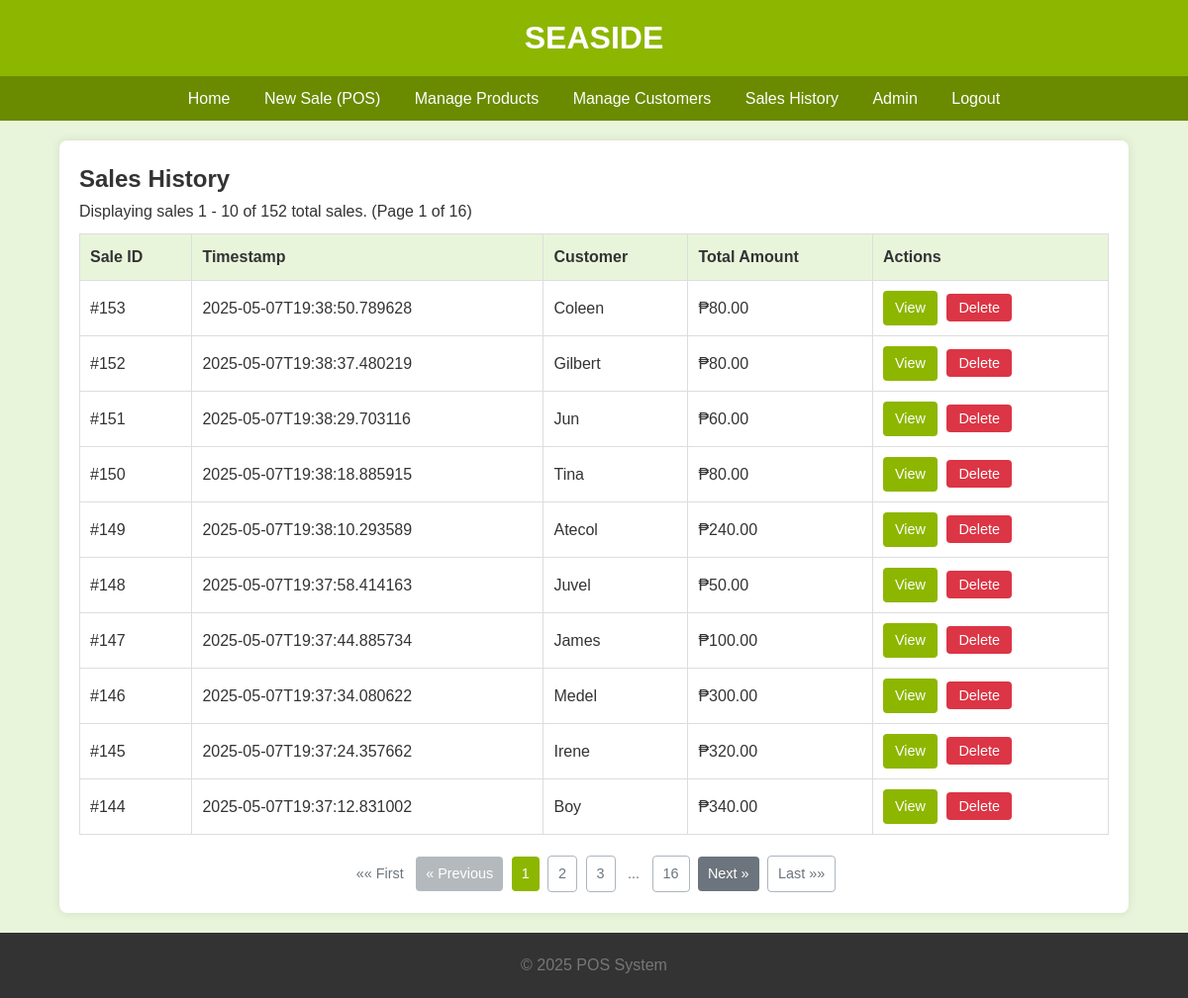
/sales (signed in), run on an earlier commit of the app's database.
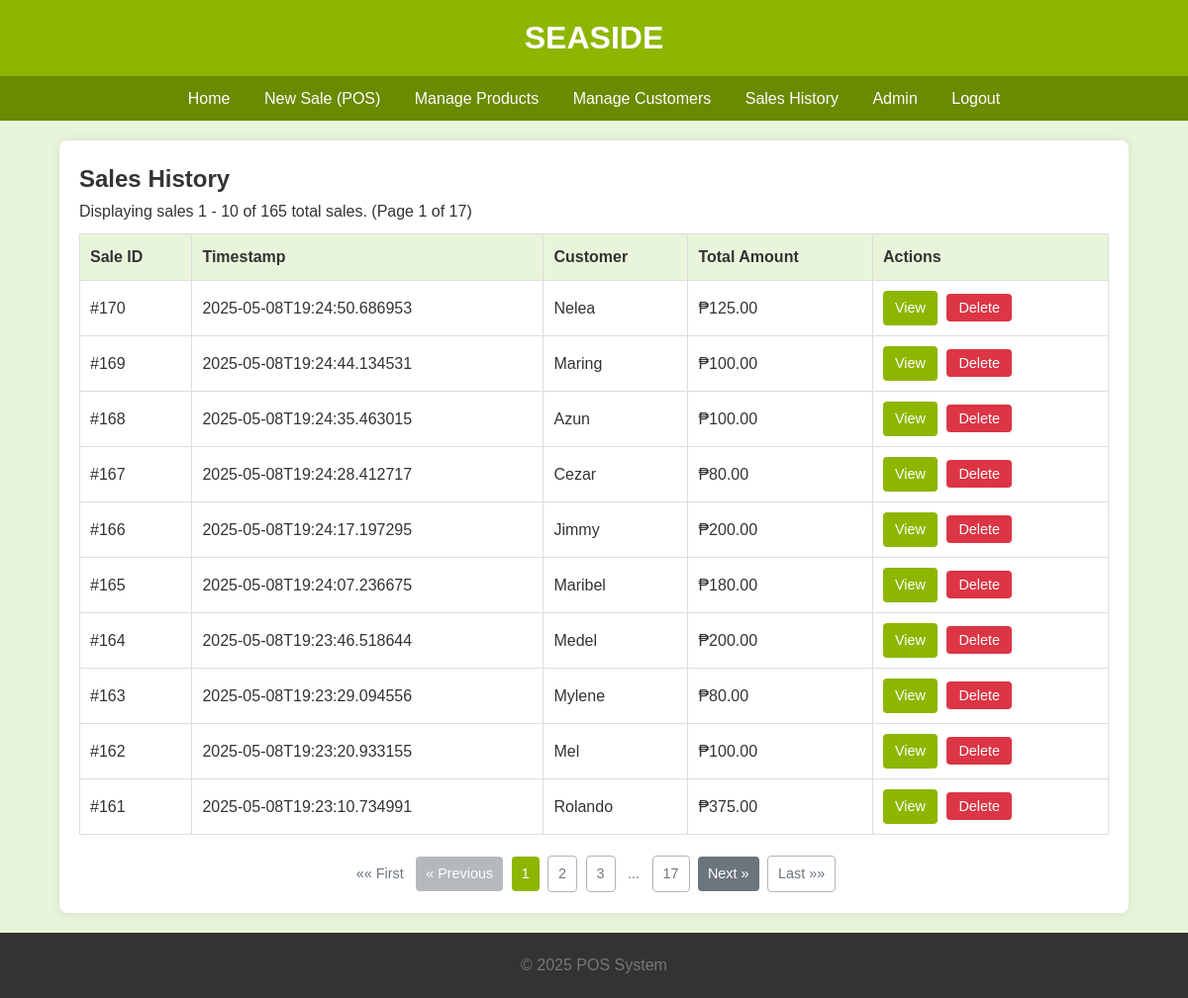
And on a later commit of the database.
### tables this page shows
CREATE TABLE Sales (
                SaleID INTEGER PRIMARY KEY AUTOINCREMENT,
                SaleTimestamp TEXT NOT NULL,
                TotalAmount REAL NOT NULL CHECK (TotalAmount >= 0),
                CustomerName TEXT DEFAULT 'N/A'
            );

### app.py (the view)
@app.route('/sales')
@app.route('/sales/page/<int:page_num>')
@login_required
def list_sales(page_num=1):
    total_sales = db.count_total_sales_db()
    sales_on_page = db.get_sales_paginated_db(page=page_num, per_page=ITEMS_PER_PAGE)
    if not sales_on_page and page_num > 1 and total_sales > 0:
        flash(f"No sales found on page {page_num}. Showing last available page.", "info")
        last_page = math.ceil(total_sales / ITEMS_PER_PAGE)
        return redirect(url_for('list_sales', page_num=last_page if last_page > 0 else 1))
    total_pages = math.ceil(total_sales / ITEMS_PER_PAGE) if total_sales > 0 else 0
    return render_template('sales/list.html',
                           sales=sales_on_page, title="Sales History",
                           current_page=page_num, total_pages=total_pages,
                           total_items=total_sales, per_page=ITEMS_PER_PAGE)

### app.py (called while the page is built)
@app.context_processor
def utility_processor():
    return {'now': datetime.datetime.now,
            'min': min,
            'max': max,
            'logged_in': session.get('logged_in', False)}  # Make login status available

def login_required(f):
    @wraps(f)
    def decorated_function(*args, **kwargs):
        if not session.get('logged_in'):
            flash("Please log in to access this page.", "warning")
            return redirect(url_for('login', next=request.url))  # Redirect to login, remember where user was going
        return f(*args, **kwargs)
    return decorated_function

### db_operations.py (called while the page is built)
def get_db_connection():
    conn = None
    try:
        conn = sqlite3.connect(DATABASE_URL)
        conn.row_factory = sqlite3.Row
        conn.execute("PRAGMA foreign_keys = ON;")
    except sqlite3.Error as e:
        logging.error(f"Database connection error: {e}", exc_info=True)
        raise  # Re-raise the exception if connection fails
    return conn

### templates/sales/list.html (shortened to what this page needs)
{% extends "base.html" %}
{% block content %}
<h2>Sales History</h2>
{% if sales %}
    <p style="margin-bottom: 10px;">
        Displaying sales {{ (current_page - 1) * per_page + 1 }} - {{ min(current_page * per_page, total_items) }} of {{ total_items }} total sales.
        (Page {{ current_page }} of {{ total_pages if total_pages > 0 else 1 }})
    </p>
    <div class="table-responsive-wrapper">
        <table>
            <thead>
                <tr>
                    <th>Sale ID</th>
                    <th>Timestamp</th>
                    <th>Customer</th>
                    <th>Total Amount</th>
                    <th>Actions</th>
                </tr>
            </thead>
            <tbody>
                {% for sale in sales %}
                <tr>
                    <td>#{{ sale.SaleID }}</td>
                    <td>{{ sale.SaleTimestamp }}</td>
                    <td>{{ sale.CustomerName if sale.CustomerName else 'N/A' }}</td>
                    <td>₱{{ "%.2f"|format(sale.TotalAmount) }}</td>
                    <td class="actions">
                        <a href="{{ url_for('view_sale', sale_id=sale.SaleID) }}" class="view-btn">View</a>
                        <form action="{{ url_for('delete_sale', sale_id=sale.SaleID) }}" method="POST" style="display:inline;" onsubmit="return confirm('Are you sure you want to delete Sale #{{ sale.SaleID }}? This will also delete all associated items and cannot be undone.');">
                             <button type="submit" class="delete-btn">Delete</button>
                        </form>
                    </td>
                </tr>
                {% endfor %}
            </tbody>
        </table>
    </div>
    {% if total_pages > 1 %}
    <div class="pagination" style="margin-top: 20px; text-align: center;">
        {% if current_page > 1 %} <a href="{{ url_for('list_sales', page_num=1) }}" class="btn btn-outline-secondary">&laquo;&laquo; First</a> {% else %} <span class="btn btn-outline-secondary disabled">&laquo;&laquo; First</span> {% endif %}
        {% if current_page > 1 %} <a href="{{ url_for('list_sales', page_num=current_page - 1) }}" class="btn btn-secondary">&laquo; Previous</a> {% else %} <span class="btn btn-secondary disabled">&laquo; Previous</span> {% endif %}
        {% set page_window = 2 %}
        {% set start_page = max(1, current_page - page_window) %}
        {% set end_page = min(total_pages, current_page + page_window) %}
        {% for page in range(start_page, end_page + 1) %} {% if page == current_page %} <span class="btn btn-primary current-page">{{ page }}</span> {% else %} <a href="{{ url_for('list_sales', page_num=page) }}" class="btn btn-outline-secondary">{{ page }}</a> {% endif %} {% endfor %}
        {% if end_page < total_pages %} {% if end_page < total_pages - 1 %} <span class="btn btn-outline-secondary disabled" style="border:none; background:transparent; padding: 8px 4px;">...</span> {% endif %} <a href="{{ url_for('list_sales', page_num=total_pages) }}" class="btn btn-outline-secondary">{{ total_pages }}</a> {% endif %}
        {% if current_page < total_pages %} <a href="{{ url_for('list_sales', page_num=current_page + 1) }}" class="btn btn-secondary">Next &raquo;</a> {% else %} <span class="btn btn-secondary disabled">Next &raquo;</span> {% endif %}
        {% if current_page < total_pages %} <a href="{{ url_for('list_sales', page_num=total_pages) }}" class="btn btn-outline-secondary">Last &raquo;&raquo;</a> {% else %} <span class="btn btn-outline-secondary disabled">Last &raquo;&raquo;</span> {% endif %}
    </div>
    {% endif %}
{% else %}
    <p>No sales recorded yet. <a href="{{ url_for('pos_interface') }}">Make a new sale!</a></p>
{% endif %}
{% endblock %}

What changed in the data, as far as the page shows it:
no longer on this page (row unchanged): Sales: SaleID "153", SaleTimestamp "2025-05-07T19:38:50.789628", CustomerName "Coleen", TotalAmount "80.00"
no longer on this page (row unchanged): Sales: SaleID "152", SaleTimestamp "2025-05-07T19:38:37.480219", CustomerName "Gilbert", TotalAmount "80.00"
no longer on this page (row unchanged): Sales: SaleID "151", SaleTimestamp "2025-05-07T19:38:29.703116", CustomerName "Jun", TotalAmount "60.00"
no longer on this page (row unchanged): Sales: SaleID "150", SaleTimestamp "2025-05-07T19:38:18.885915", CustomerName "Tina", TotalAmount "80.00"
no longer on this page (row unchanged): Sales: SaleID "149", SaleTimestamp "2025-05-07T19:38:10.293589", CustomerName "Atecol", TotalAmount "240.00"
no longer on this page (row unchanged): Sales: SaleID "148", SaleTimestamp "2025-05-07T19:37:58.414163", CustomerName "Juvel", TotalAmount "50.00"
no longer on this page (row unchanged): Sales: SaleID "147", SaleTimestamp "2025-05-07T19:37:44.885734", CustomerName "James", TotalAmount "100.00"
no longer on this page (row unchanged): Sales: SaleID "146", SaleTimestamp "2025-05-07T19:37:34.080622", CustomerName "Medel", TotalAmount "300.00"
no longer on this page (row unchanged): Sales: SaleID "145", SaleTimestamp "2025-05-07T19:37:24.357662", CustomerName "Irene", TotalAmount "320.00"
no longer on this page (row unchanged): Sales: SaleID "144", SaleTimestamp "2025-05-07T19:37:12.831002", CustomerName "Boy", TotalAmount "340.00"
added Sales: SaleID "170", SaleTimestamp "2025-05-08T19:24:50.686953", CustomerName "Nelea", TotalAmount "125.00"
added Sales: SaleID "169", SaleTimestamp "2025-05-08T19:24:44.134531", CustomerName "Maring", TotalAmount "100.00"
added Sales: SaleID "168", SaleTimestamp "2025-05-08T19:24:35.463015", CustomerName "Azun", TotalAmount "100.00"
added Sales: SaleID "167", SaleTimestamp "2025-05-08T19:24:28.412717", CustomerName "Cezar", TotalAmount "80.00"
added Sales: SaleID "166", SaleTimestamp "2025-05-08T19:24:17.197295", CustomerName "Jimmy", TotalAmount "200.00"
added Sales: SaleID "165", SaleTimestamp "2025-05-08T19:24:07.236675", CustomerName "Maribel", TotalAmount "180.00"
added Sales: SaleID "164", SaleTimestamp "2025-05-08T19:23:46.518644", CustomerName "Medel", TotalAmount "200.00"
added Sales: SaleID "163", SaleTimestamp "2025-05-08T19:23:29.094556", CustomerName "Mylene", TotalAmount "80.00"
added Sales: SaleID "162", SaleTimestamp "2025-05-08T19:23:20.933155", CustomerName "Mel", TotalAmount "100.00"
added Sales: SaleID "161", SaleTimestamp "2025-05-08T19:23:10.734991", CustomerName "Rolando", TotalAmount "375.00"
Also different on the page:
{{ total_items }}: "152" → "165"
{{ total_pages if total_pages > 0 else 1 }}: "16" → "17"
{{ total_pages }}: "16" → "17"
